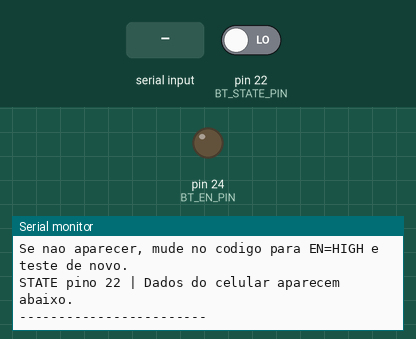
A sketch run on a simulated Arduino Mega 2560, built with avr-gcc and run on an emulated ATmega2560. Parts: output pins drawn as LEDs (lit = HIGH), the last lines printed to the serial monitor. Inputs (shaded band) come from the test bench; at power-on: pin 22 (BT_STATE_PIN) LOW.

Above: at 1.3 s.
1.4 s: pin 22 (BT_STATE_PIN) driven HIGH
At 3.2 s:
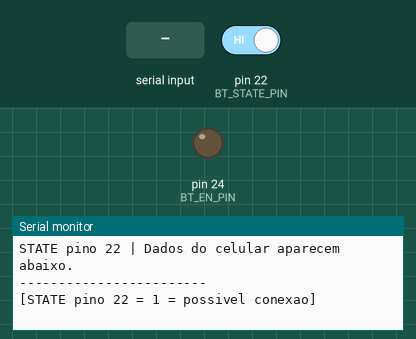
5.5 s: "1" received over the second serial link
At 5.9 s:
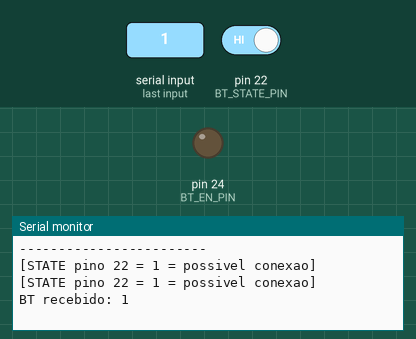
7.0 s: pin 22 (BT_STATE_PIN) driven LOW
At 9.2 s:
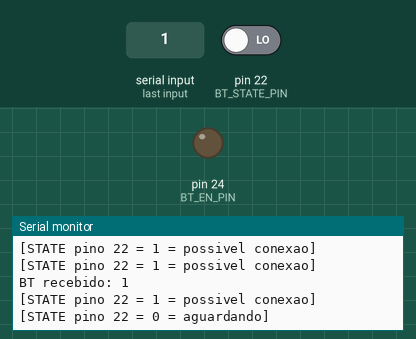

Measured:
- after the input at 1.4 s, the serial monitor: prints a new line after 0.62 s (image 1)
- after the input at 5.5 s, the serial monitor: prints a new line at once (image 2)
- after the input at 7.0 s, the serial monitor: prints a new line after 1.0 s (image 3)

The sketch:

bt_pairing_test.ino
```cpp
/*
 * Teste simples do módulo Bluetooth HC-05 - Arduino Mega
 *
 * HC-05 usa 3.3V em RXD; o Mega usa 5V em TX. SEM divisor de tensão
 * na linha TX -> RXD você pode QUEIMAR o HC-05. Use o esquema abaixo.
 *
 * === SE NENHUMA LUZ ACENDE NO MODULO ===
 * O modulo nao esta recebendo alimentacao. Confira:
 * 1. PINOUT do SEU modulo (ordem dos pinos varia!). Procure no verso da placa
 *    ou no datasheet. Tipico: VCC, GND, TXD, RXD, STATE, EN/KEY (ou similar).
 * 2. So alimentacao: ligue APENAS VCC do HC-05 no 5V (ou 3.3V se o modulo for so 3.3V)
 *    e GND do HC-05 no GND do Arduino. Nada mais. A luz deve piscar ao ligar.
 * 3. Se nao acender nem assim: multimetro entre VCC e GND do modulo (deve dar
 *    ~3.3V ou ~5V). Fio solto, placa queimada ou pinout errado (ex: ligou 5V no STATE).
 * 4. Mac/iPhone: HC-05 e Bluetooth CLASSIC (SPP). iPhone nao faz SPP; no Mac pode
 *    aparecer em Preferencias > Bluetooth como dispositivo de serie. Use celular
 *    Android ou app "Serial Bluetooth Terminal" para testar.
 *
 * === CONEXOES (com resistores 1k e 2k para nivel 5V -> 3.3V) ===
 *
 *   Arduino Mega          Resistores              HC-05
 *   ------------          ----------              -----
 *   Pin 18 (TX1) ----+---- 1k ----+---- RXD       (recebe max 3.3V)
 *                    |             |
 *                    +---- 2k ---- GND
 *                    (o ponto entre 1k e 2k vai no RXD do HC-05;
 *                     5V * 2k/(1k+2k) = 3.33V)
 *
 *   Pin 19 (RX1) --------------------------- TXD  (3.3V do HC-05 -> Mega aceita)
 *   Pin 22 (digital) ----------------------- STATE
 *   Pin 24 (digital) ----------------------- EN/KEY
 *   5V ------------------------------------- VCC
 *   GND ------------------------------------ GND
 *
 * Resumo: 1k entre pin 18 e RXD do HC-05; 2k entre RXD do HC-05 e GND.
 *         TXD do HC-05 direto no pin 19 (sem resistor).
 *
 * 1. Envie este sketch para o Mega e abra o Monitor Serial (9600).
 * 2. No celular Android: Configurações > Bluetooth > procurar "HC-05".
 * 3. Use um app "Serial Bluetooth Terminal" para conectar; dados aparecem aqui.
 */

#define BT_EN_PIN   24   // EN/KEY do módulo: LOW = modo normal (visível), HIGH = modo AT (não visível)
#define BT_STATE_PIN 22  // STATE do módulo -> indica conexão (depende do módulo)

void setup() {
  Serial.begin(9600);

  pinMode(BT_EN_PIN, OUTPUT);
  digitalWrite(BT_EN_PIN, LOW);    // LOW = modo pareamento (visível no celular). Se não aparecer, tente HIGH.

  pinMode(BT_STATE_PIN, INPUT);    // STATE: alguns módulos colocam HIGH quando conectado

  Serial1.begin(9600);              // Mesma taxa que o módulo (geralmente 9600 padrão)

  Serial.println("=== Teste Bluetooth ===");
  Serial.println("EN=LOW (modo pareamento). Procure no celular por HC-05 ou HC-06.");
  Serial.println("Se nao aparecer, mude no codigo para EN=HIGH e teste de novo.");
  Serial.println("STATE pino 22 | Dados do celular aparecem abaixo.");
  Serial.println("------------------------");
}

void loop() {
  static unsigned long lastPrint = 0;
  unsigned long now = millis();

  // A cada 2 segundos mostra o estado do pino STATE
  if (now - lastPrint >= 2000) {
    lastPrint = now;
    int state = digitalRead(BT_STATE_PIN);
    Serial.print("[STATE pino 22 = ");
    Serial.print(state);
    Serial.println(state ? " = possivel conexao]" : " = aguardando]");
  }

  // Se o celular enviar algo pela Serial1, repete no Monitor Serial (USB)
  if (Serial1.available()) {
    Serial.print("BT recebido: ");
    while (Serial1.available()) {
      char c = Serial1.read();
      Serial.write(c);
    }
    Serial.println();
  }

  delay(50);
}
```
